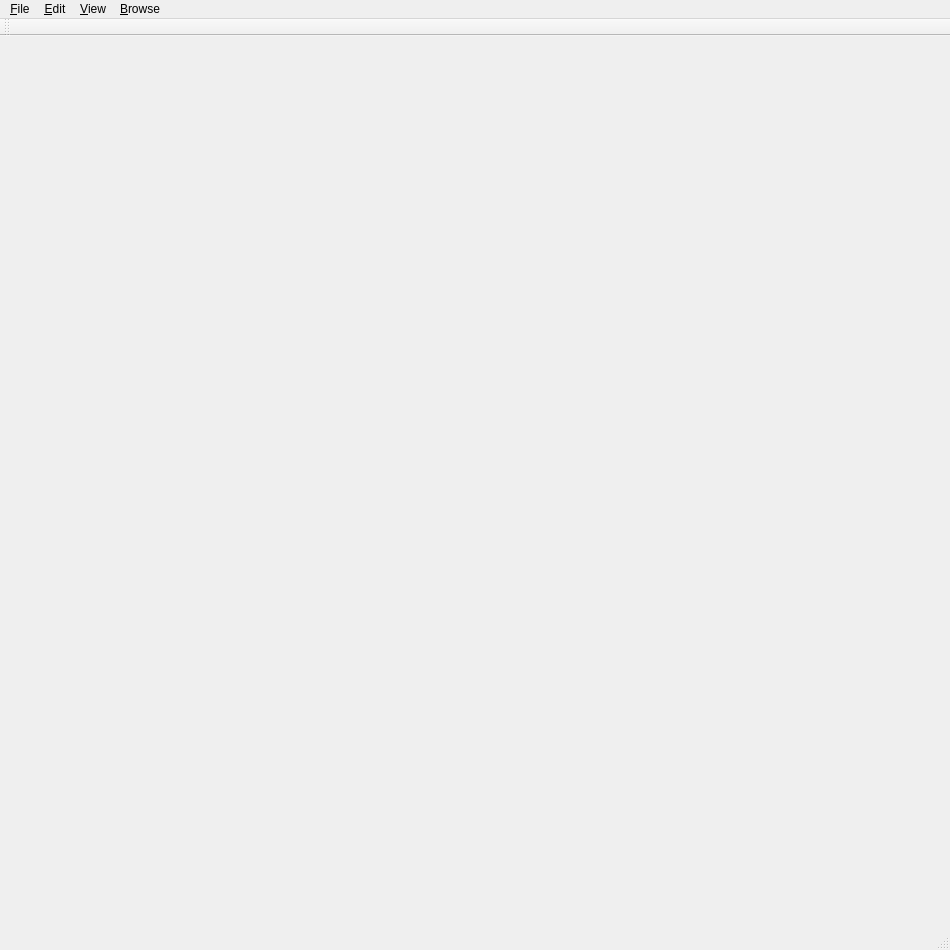
<?xml version="1.0" encoding="UTF-8"?>
<ui version="4.0">
 <class>Nav::MainWindow</class>
 <widget class="QMainWindow" name="Nav::MainWindow">
  <property name="geometry">
   <rect>
    <x>0</x>
    <y>0</y>
    <width>950</width>
    <height>950</height>
   </rect>
  </property>
  <property name="windowTitle">
   <string>SourceWeb</string>
  </property>
  <widget class="QWidget" name="centralWidget"/>
  <widget class="QMenuBar" name="menuBar">
   <property name="geometry">
    <rect>
     <x>0</x>
     <y>0</y>
     <width>950</width>
     <height>25</height>
    </rect>
   </property>
   <widget class="QMenu" name="menuBrowse">
    <property name="title">
     <string>&amp;Browse</string>
    </property>
    <addaction name="actionBrowseFiles"/>
    <addaction name="actionBrowseGlobalDefinitions"/>
    <addaction name="actionBrowseSymbols"/>
   </widget>
   <widget class="QMenu" name="menuFile">
    <property name="title">
     <string>&amp;File</string>
    </property>
    <addaction name="actionFileExit"/>
   </widget>
   <widget class="QMenu" name="menuEdit">
    <property name="title">
     <string>&amp;Edit</string>
    </property>
    <addaction name="actionEditCopy"/>
    <addaction name="actionEditFind"/>
   </widget>
   <widget class="QMenu" name="menuView">
    <property name="title">
     <string>&amp;View</string>
    </property>
    <widget class="QMenu" name="menuViewTabWidth">
     <property name="title">
      <string>&amp;Tab Width</string>
     </property>
    </widget>
    <addaction name="menuViewTabWidth"/>
   </widget>
   <addaction name="menuFile"/>
   <addaction name="menuEdit"/>
   <addaction name="menuView"/>
   <addaction name="menuBrowse"/>
  </widget>
  <widget class="QStatusBar" name="statusBar"/>
  <widget class="QToolBar" name="toolBar">
   <property name="windowTitle">
    <string>toolBar</string>
   </property>
   <property name="movable">
    <bool>true</bool>
   </property>
   <property name="iconSize">
    <size>
     <width>16</width>
     <height>16</height>
    </size>
   </property>
   <attribute name="toolBarArea">
    <enum>TopToolBarArea</enum>
   </attribute>
   <attribute name="toolBarBreak">
    <bool>true</bool>
   </attribute>
  </widget>
  <action name="actionBrowseFiles">
   <property name="text">
    <string>&amp;Files...</string>
   </property>
   <property name="shortcut">
    <string>Ctrl+P</string>
   </property>
   <property name="shortcutContext">
    <enum>Qt::ApplicationShortcut</enum>
   </property>
  </action>
  <action name="actionFileExit">
   <property name="text">
    <string>E&amp;xit</string>
   </property>
   <property name="shortcut">
    <string>Ctrl+Q</string>
   </property>
   <property name="shortcutContext">
    <enum>Qt::ApplicationShortcut</enum>
   </property>
  </action>
  <action name="actionBrowseGlobalDefinitions">
   <property name="text">
    <string>Global &amp;Definitions...</string>
   </property>
   <property name="shortcut">
    <string>Ctrl+D</string>
   </property>
   <property name="shortcutContext">
    <enum>Qt::ApplicationShortcut</enum>
   </property>
  </action>
  <action name="actionBrowseSymbols">
   <property name="text">
    <string>&amp;Symbols...</string>
   </property>
   <property name="shortcut">
    <string>Ctrl+S</string>
   </property>
   <property name="shortcutContext">
    <enum>Qt::ApplicationShortcut</enum>
   </property>
  </action>
  <action name="actionEditCopy">
   <property name="text">
    <string>&amp;Copy</string>
   </property>
   <property name="shortcut">
    <string>Ctrl+C</string>
   </property>
  </action>
  <action name="actionEditFind">
   <property name="text">
    <string>&amp;Find...</string>
   </property>
   <property name="shortcut">
    <string>Ctrl+F</string>
   </property>
  </action>
 </widget>
 <layoutdefault spacing="6" margin="11"/>
 <resources/>
 <connections/>
</ui>
